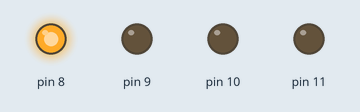
This sketch was run on a simulated Arduino Uno, built with avr-gcc and run on an emulated ATmega328P. Parts: output pins drawn as LEDs (lit = HIGH).

Above: at 0.5 s.
At 2.5 s:
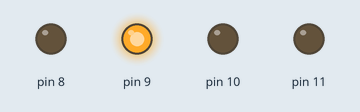
At 4.5 s:
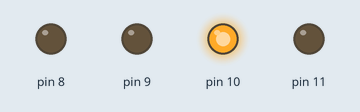
At 6.5 s:
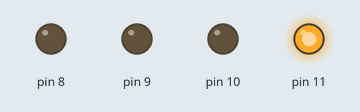
At 9.5 s:
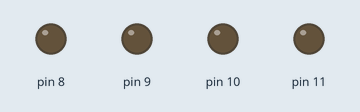
Timing chart, 0 to 10.4 s (numbered marks = the images above):
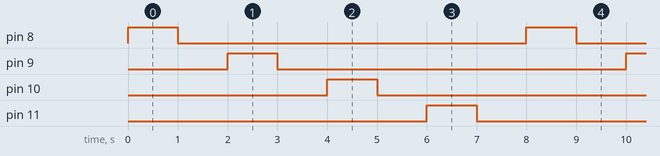

Measured:
- by itself, pin 8–11: alternates HIGH for 1.0 s and LOW for 7.0 s
- by itself, everything shown: repeats every 8.0 s, in 8 steps

The sketch:

Sketch_7.ino
```cpp
int k;

void setup() {
  // put your setup code here, to run once:
  for(k = 8; k < 12; k++){
    pinMode(k,OUTPUT);
  }
}
void blink_ft(int pin){
  digitalWrite(pin, HIGH);
  delay(1000);
  digitalWrite(pin, LOW);
  delay(1000);
}
void loop() {
  // put your main code here, to run repeatedly:
  for(k = 8; k < 12; k++){
    blink_ft(k);
  }
}
```
